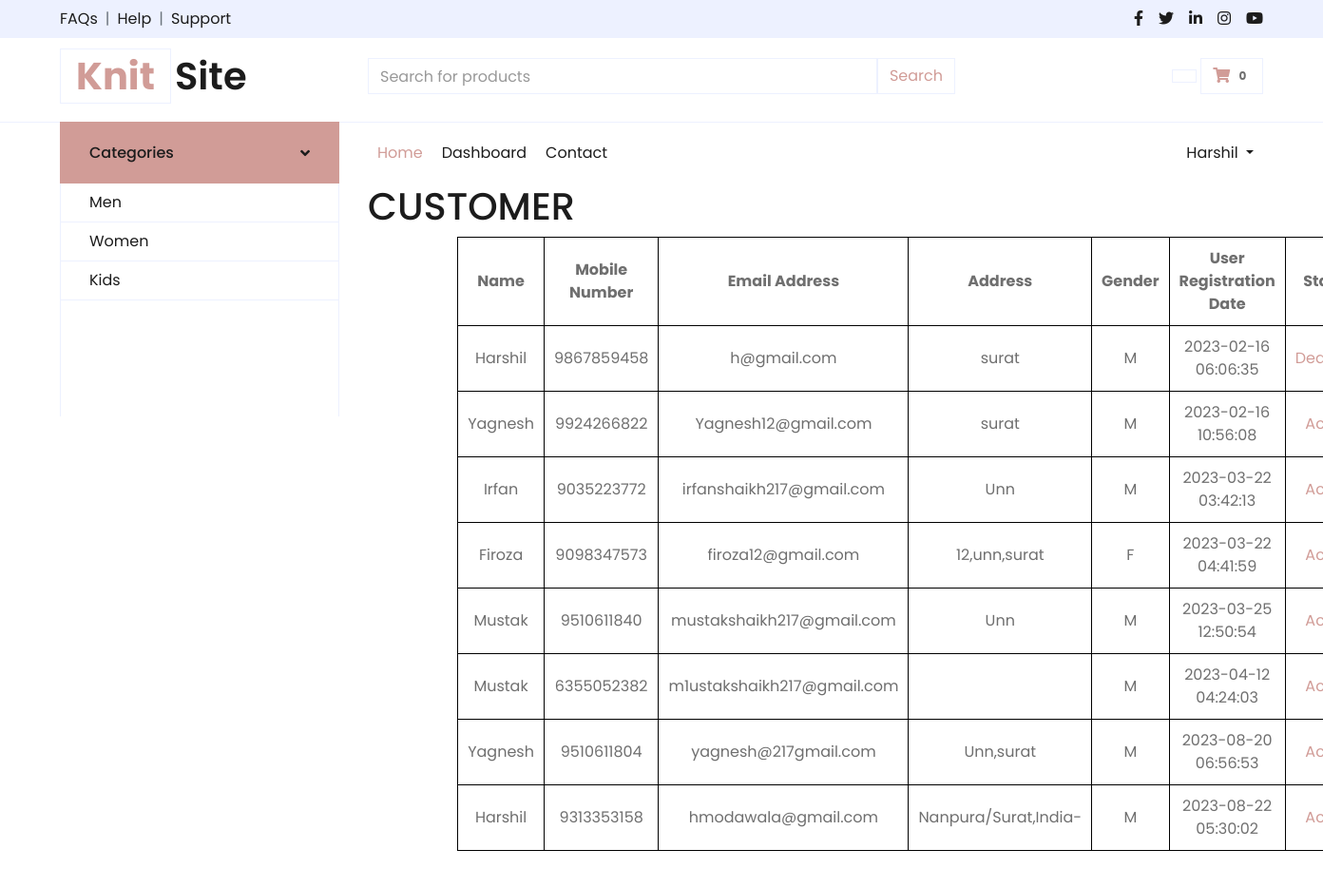
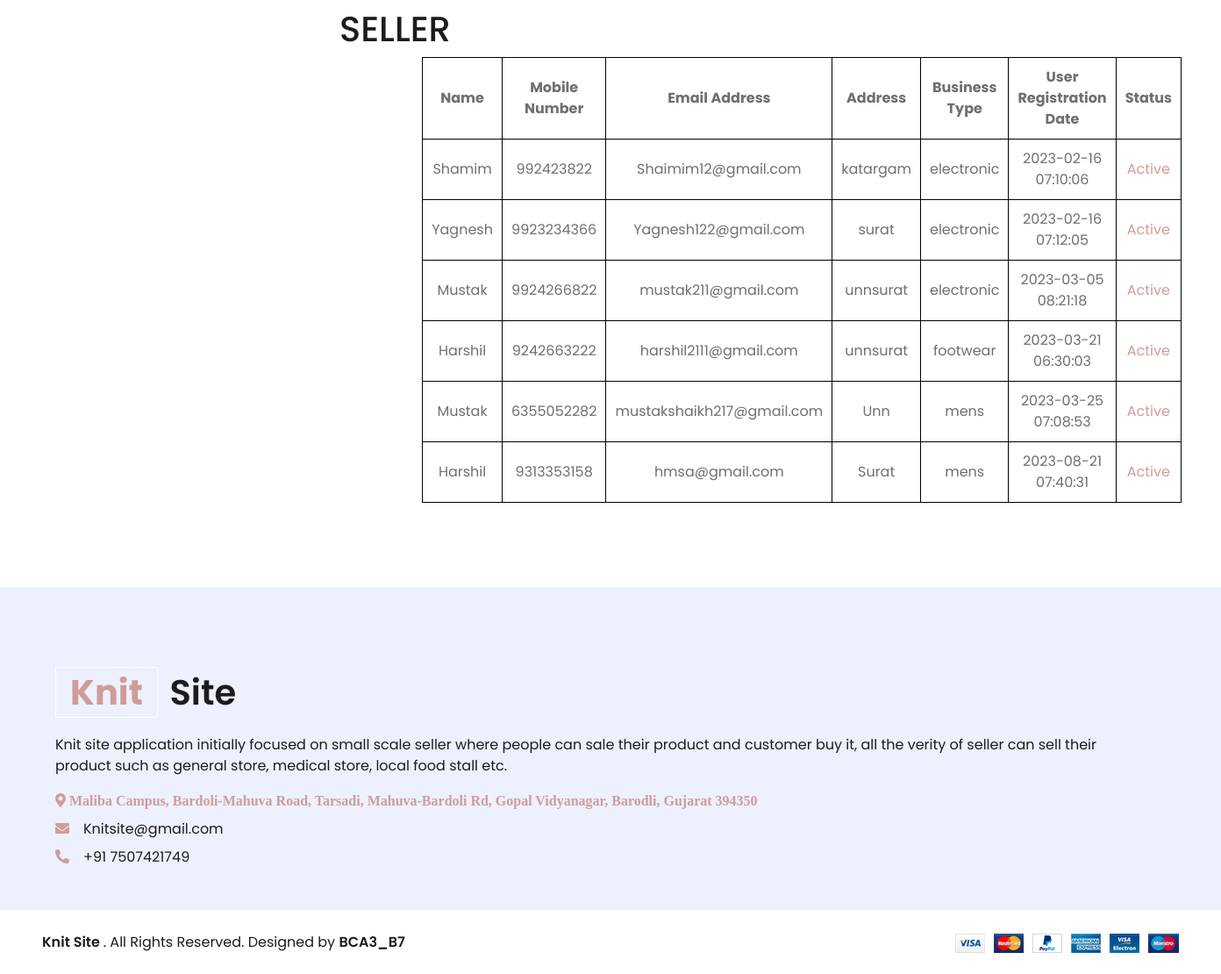
The app's page /dashboard.php (signed in) with its own data (2 pictures, top to bottom).
### tables this page shows
CREATE TABLE `customerregistration` (
  `UserId` int(11) NOT NULL,
  `UserFirstName` varchar(30) NOT NULL,
  `UserMiddleName` varchar(30) NOT NULL,
  `UserLastName` varchar(30) NOT NULL,
  `MobileNumber` char(10) NOT NULL,
  `EmailAddress` varchar(30) NOT NULL,
  `UserName` varchar(30) NOT NULL,
  `Password` char(32) NOT NULL,
  `Address` varchar(50) NOT NULL,
  `Pincode` int(6) NOT NULL,
  `Gender` varchar(1) NOT NULL,
  `CreationDate` datetime NOT NULL,
  `status` varchar(1) NOT NULL DEFAULT '1'
);

CREATE TABLE `sellerregistration` (
  `SellerId` int(11) NOT NULL,
  `SellerFirstName` varchar(30) NOT NULL,
  `SellerMiddleName` varchar(30) NOT NULL,
  `SellerLastName` varchar(30) NOT NULL,
  `MobileNumber` char(10) NOT NULL,
  `EmailAddress` varchar(30) NOT NULL,
  `UserName` varchar(30) NOT NULL,
  `Password` char(32) NOT NULL,
  `BusinessLocation` varchar(50) NOT NULL,
  `Pincode` int(6) NOT NULL,
  `BusinessType` varchar(20) NOT NULL,
  `CreationDate` datetime NOT NULL,
  `status` varchar(1) NOT NULL DEFAULT '1',
  `businessdoc` varchar(256) DEFAULT NULL
);

### dashboard.php (the view, shortened to what this page needs)
<!DOCTYPE html>
<html lang="en">
<head>
    <link href="https://cdnjs.cloudflare.com/ajax/libs/font-awesome/5.10.0/css/all.min.css" rel="stylesheet">
    <link href="lib/owlcarousel/assets/owl.carousel.min.css" rel="stylesheet">
    <link href="css/style.css" rel="stylesheet">
</head>
<body>
   <?php include_once 'header.php'; ?>
    <div class="container-fluid mb-5">
        <div class="row border-top px-xl-5">
            <div class="col-lg-3 d-none d-lg-block">
                <a class="btn shadow-none d-flex align-items-center justify-content-between bg-primary text-white w-100" data-toggle="collapse" href="#navbar-vertical" style="height: 65px; margin-top: -1px; padding: 0 30px;">
                    <h6 class="m-0">Categories</h6>
                    <i class="fa fa-angle-down text-dark"></i>
                </a>
                <nav class="collapse show navbar navbar-vertical navbar-light align-items-start p-0 border border-top-0 border-bottom-0" id="navbar-vertical">
                    <div class="navbar-nav w-100 overflow-hidden" style="height: 245px">
                        <a href="" class="nav-item nav-link">Men</a>
                        <a href="" class="nav-item nav-link">Women</a>
                        <a href="" class="nav-item nav-link">Kids</a>
                    </div>
                </nav>
            </div>
            <div class="col-lg-9">
                <nav class="navbar navbar-expand-lg bg-light navbar-light py-3 py-lg-0 px-0">
                    <div class="collapse navbar-collapse justify-content-between" id="navbarCollapse">
                        <div class="navbar-nav mr-auto py-0">
                            <a href="HomePage.php" class="nav-item nav-link active">Home</a>
                            <a  href="dashboard.php"class="nav-item nav-link" style="display: <?php if (isset($_SESSION["LoginUserName"])) { echo "block";} else { echo "none";}?>">Dashboard</a>
                            <a class="nav-item nav-link">Contact</a>
                        </div>
                        <div class="navbar-nav ml-auto py-0">
                            <?php
                                if (isset($_SESSION["LoginUserName"])) {
                                    include 'HomePageLogin.php';
                                }
                            ?>
                        </div>
                    </div>
                </nav>
                <div id="header-carousel" class="carousel slide" data-ride="carousel">
                  <?php
$conn = new mysqli("localhost","root","","knitsite");
$sql = "SELECT UserId,UserFirstName,UserMiddleName,UserLastName,MobileNumber,EmailAddress,UserName,Address,Pincode,Gender,CreationDate,status FROM customerregistration";
$result = $conn->query($sql);
if ($result->num_rows > 0) {
    $row = $result->fetch_all(MYSQLI_ASSOC);
}
?>
<html>
    <h1>CUSTOMER</h1>
    <table>
        <thead>
            <tr>
                <th>Name</th>
                <th>Mobile Number</th>
                <th>Email Address</th>
                <th>Address</th>
                <th>Gender</th>
                <th>User Registration Date</th>
                <th>Status</th>
            </tr>
        </thead>
        <tbody>
            <?php
               if(!empty($row))
               foreach($row as $rows)
              {
            ?>
            <tr>
                <td><?php echo $rows['UserFirstName']; ?></td>
                <td><?php echo $rows['MobileNumber']; ?></td>
                <td><?php echo $rows['EmailAddress']; ?></td>
                <td><?php echo $rows['Address']; ?></td>
                <td><?php echo $rows['Gender']; ?></td>
                <td><?php echo $rows['CreationDate']; ?></td>
                <td><a href="active.php?cid=<?php echo $rows['UserId']; ?>&status=<?php echo $rows['status']; ?>"><?php if($rows['status']==1)echo"Active"; else echo"Deactive"?></a></td>
            </tr>
            <?php } ?>
        </tbody>
    </table>
    <br><br>
</html>
 <?php
$conn = new mysqli("localhost","root","","knitsite");
$sql = "SELECT SellerId,SellerFirstName,SellerMiddleName,SellerLastName,MobileNumber,EmailAddress,UserName,Password,BusinessLocation,Pincode,BusinessType,CreationDate,status FROM sellerregistration";
$result = $conn->query($sql);
if ($result->num_rows > 0) {
    $row = $result->fetch_all(MYSQLI_ASSOC);
}
?>
<html>
    <h1>SELLER</h1>
    <table>
        <thead>
            <tr>
                <th>Name</th>
                <th>Mobile Number</th>
                <th>Email Address</th>
                <th>Address</th>
                <th>Business Type</th>
                <th>User Registration Date</th>
                <th>Status</th>
            </tr>
        </thead>
        <tbody>
            <?php
               if(!empty($row))
               foreach($row as $rows)
              {
            ?>
            <tr>
                <td><?php echo $rows['SellerFirstName']; ?></td>
                <td><?php echo $rows['MobileNumber']; ?></td>
                <td><?php echo $rows['EmailAddress']; ?></td>
                <td><?php echo $rows['BusinessLocation']; ?></td>
                <td><?php echo $rows['BusinessType']; ?></td>
                <td><?php echo $rows['CreationDate']; ?></td>
                <td><a href="active.php?sid=<?php echo $rows['SellerId']; ?>&status=<?php echo $rows['status']; ?>"><?php if($rows['status']==1)echo"Active"; else echo"Deactive"?></a></td>
            </tr>
            <?php } ?>
        </tbody>
    </table>
    <br><br>
</html>
                </div>
            </div>
        </div>
    </div>
    <div class="container-fluid bg-secondary text-dark mt-5 pt-5">
        <div class="row px-xl-5 pt-5">
            <div class="col-lg-12 col-md-12 mb-5 pr-3 pr-xl-5">
                <a href="" class="text-decoration-none">
                    <h1 class="mb-4 display-5 font-weight-semi-bold"><span
                            class="text-primary font-weight-bold border border-white px-3 mr-1">Knit</span> Site</h1>
                </a>
                <p>Knit site application initially focused on small scale seller where people can sale their product and
                    customer buy it, all the verity of seller
                    can sell their product such as general store, medical store, local food stall etc.</p>
                <p class="mb-2"><i class="fa fa-map-marker-alt text-primary mr-3"> Maliba Campus, Bardoli-Mahuva Road,
                        Tarsadi, Mahuva-Bardoli Rd, Gopal Vidyanagar, Barodli, Gujarat 394350</i></p>
                <p class="mb-2"><i class="fa fa-envelope text-primary mr-3"></i>Knitsite@gmail.com</p>
                <p class="mb-0"><i class="fa fa-phone-alt text-primary mr-3"></i>+91 7507421749</p>
            </div>
        </div>
    </div>
    <div class="row border-top border-light mx-xl-5 py-4">
        <div class="col-md-6 px-xl-0">
            <p class="mb-md-0 text-center text-md-left text-dark">
                <a class="text-dark font-weight-semi-bold" href="#">Knit Site </a>. All Rights Reserved. Designed
                by
                <a class="text-dark font-weight-semi-bold" >BCA3_B7</a>
            </p>
        </div>
        <div class="col-md-6 px-xl-0 text-center text-md-right">
            <img class="img-fluid" src="img/payments.png" alt="">
        </div>
    </div>
</body>
</html>

### dashboard.php (style rules this page uses)
td,th { border: 1px solid black; padding: 10px; margin: 5px; text-align: center; }
table { margin-left: 10%; }

### records on screen
customerregistration: UserFirstName "Harshil", MobileNumber "9867859458", EmailAddress "h@gmail.com", Address "surat", Gender "M", CreationDate "2023-02-16 06:06:35", status "Deactive"
customerregistration: UserFirstName "Yagnesh", MobileNumber "9924266822", EmailAddress "Yagnesh12@gmail.com", Address "surat", Gender "M", CreationDate "2023-02-16 10:56:08", status "Active"
customerregistration: UserFirstName "Irfan", MobileNumber "9035223772", EmailAddress "irfanshaikh217@gmail.com", Address "Unn", Gender "M", CreationDate "2023-03-22 03:42:13", status "Active"
customerregistration: UserFirstName "Firoza", MobileNumber "9098347573", EmailAddress "firoza12@gmail.com", Address "12,unn,surat", Gender "F", CreationDate "2023-03-22 04:41:59", status "Active"
customerregistration: UserFirstName "Mustak", MobileNumber "9510611840", EmailAddress "mustakshaikh217@gmail.com", Address "Unn", Gender "M", CreationDate "2023-03-25 12:50:54", status "Active"
customerregistration: UserFirstName "Mustak", MobileNumber "6355052382", EmailAddress "m1ustakshaikh217@gmail.com", Gender "M", CreationDate "2023-04-12 04:24:03", status "Active"
customerregistration: UserFirstName "Yagnesh", MobileNumber "9510611804", EmailAddress "yagnesh@217gmail.com", Address "Unn,surat", Gender "M", CreationDate "2023-08-20 06:56:53", status "Active"
customerregistration: UserFirstName "Harshil", MobileNumber "9313353158", EmailAddress "hmodawala@gmail.com", Address "Nanpura/Surat,India-", Gender "M", CreationDate "2023-08-22 05:30:02", status "Active"
sellerregistration: SellerFirstName "Shamim", MobileNumber "992423822", EmailAddress "Shaimim12@gmail.com", BusinessLocation "katargam", BusinessType "electronic", CreationDate "2023-02-16 07:10:06", status "Active"
sellerregistration: SellerFirstName "Yagnesh", MobileNumber "9923234366", EmailAddress "Yagnesh122@gmail.com", BusinessLocation "surat", BusinessType "electronic", CreationDate "2023-02-16 07:12:05", status "Active"
sellerregistration: SellerFirstName "Mustak", MobileNumber "9924266822", EmailAddress "mustak211@gmail.com", BusinessLocation "unnsurat", BusinessType "electronic", CreationDate "2023-03-05 08:21:18", status "Active"
sellerregistration: SellerFirstName "Harshil", MobileNumber "9242663222", EmailAddress "harshil2111@gmail.com", BusinessLocation "unnsurat", BusinessType "footwear", CreationDate "2023-03-21 06:30:03", status "Active"
sellerregistration: SellerFirstName "Mustak", MobileNumber "6355052282", EmailAddress "mustakshaikh217@gmail.com", BusinessLocation "Unn", BusinessType "mens", CreationDate "2023-03-25 07:08:53", status "Active"
sellerregistration: SellerFirstName "Harshil", MobileNumber "9313353158", EmailAddress "hmsa@gmail.com", BusinessLocation "Surat", BusinessType "mens", CreationDate "2023-08-21 07:40:31", status "Active"

### other values on screen
$_SESSION["name"] "Harshil"
